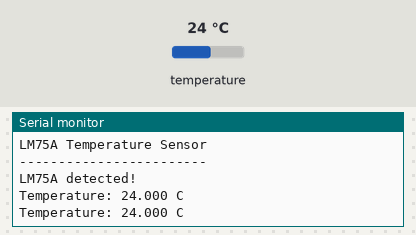
The program below on a simulated Arduino Uno, built with avr-gcc and run on an emulated ATmega328P. Shown: the last lines printed to the serial monitor. Wiring (inferred from the names in the program): LM75 temperature sensor at I2C address 0x48. The inputs (shaded band) are chosen by the test bench; at power-on: temperature 24 °C.

Above: at 1.7 s.
1.8 s: temperature set to 12 °C
At 3.0 s:
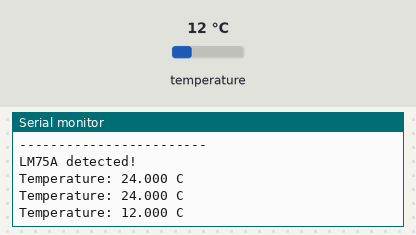
3.3 s: temperature set to 19 °C
At 4.3 s:
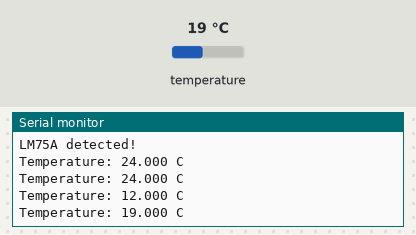
Timing chart, 0 to 6.3 s (numbered marks = the images above; inputs shaded):
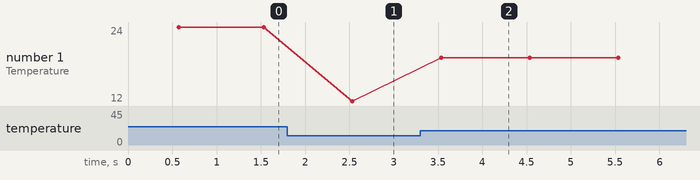

The program:

main.cpp
```cpp
#include <Arduino.h>
#include "LM75A.h"

LM75A temperatureSensor(0x48);

void setup()
{
    Serial.begin(9600);
    delay(500);

    Serial.println();
    Serial.println("LM75A Temperature Sensor");
    Serial.println("------------------------");

    if (temperatureSensor.begin())
        Serial.println("LM75A detected!");
    else
        Serial.println("LM75A NOT detected!");
}

void loop()
{
    if (!temperatureSensor.isConnected())
    {
        Serial.println("LM75A communication error!");
        delay(1000);
        return;
    }

    float temperature = temperatureSensor.readTemperature();

    if (temperature > -900.0f)
    {
        Serial.print("Temperature: ");
        Serial.print(temperature, 3);
        Serial.println(" C");
    }
    else
    {
        Serial.println("Temperature read error!");
    }

    delay(1000);
}
```

LM75A.cpp
```cpp
#include "LM75A.h"

LM75A::LM75A(uint8_t address)
    : _address(address)
{
}

bool LM75A::begin()
{
    Wire.begin();
    return isConnected();
}

bool LM75A::isConnected()
{
    Wire.beginTransmission(_address);
    return (Wire.endTransmission() == 0);
}

float LM75A::readTemperature()
{
    Wire.beginTransmission(_address);
    Wire.write(TEMP_REGISTER);

    if (Wire.endTransmission() != 0)
        return -999.0f;

    if (Wire.requestFrom(_address, (uint8_t)2) != 2)
        return -999.0f;

    uint8_t msb = Wire.read();
    uint8_t lsb = Wire.read();

    int16_t raw = ((int16_t)msb << 8) | lsb;

    // LM75A: 11-bit two's-complement, 0.125 C resolution
    raw >>= 5;

    return raw * 0.125f;
}
```

LM75A.h
```cpp
#ifndef LM75A_H
#define LM75A_H

#include <Arduino.h>
#include <Wire.h>

class LM75A
{
public:
    explicit LM75A(uint8_t address = 0x48);

    bool begin();
    bool isConnected();
    float readTemperature();

private:
    uint8_t _address;
    static const uint8_t TEMP_REGISTER = 0x00;
};

#endif
```

Measured:
- after the input at 1.8 s, the serial monitor: prints a new line after 0.73 s (image 1)
- after the input at 3.3 s, the serial monitor: prints a new line after 0.23 s (image 2)
- plotted number 1: 24 → 12 after the input at 1.8 s, 12 → 19 after the input at 3.3 s
